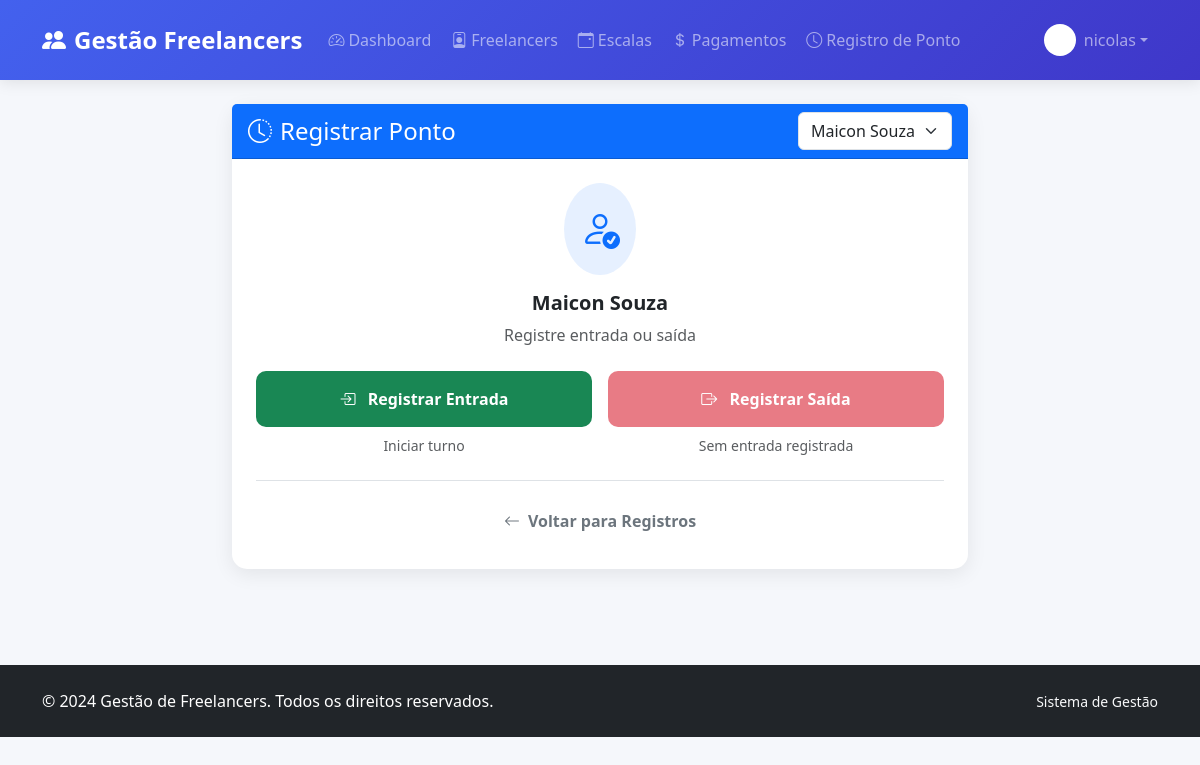
Before: /pontos/1/registrar/ (signed in) with the older database file.
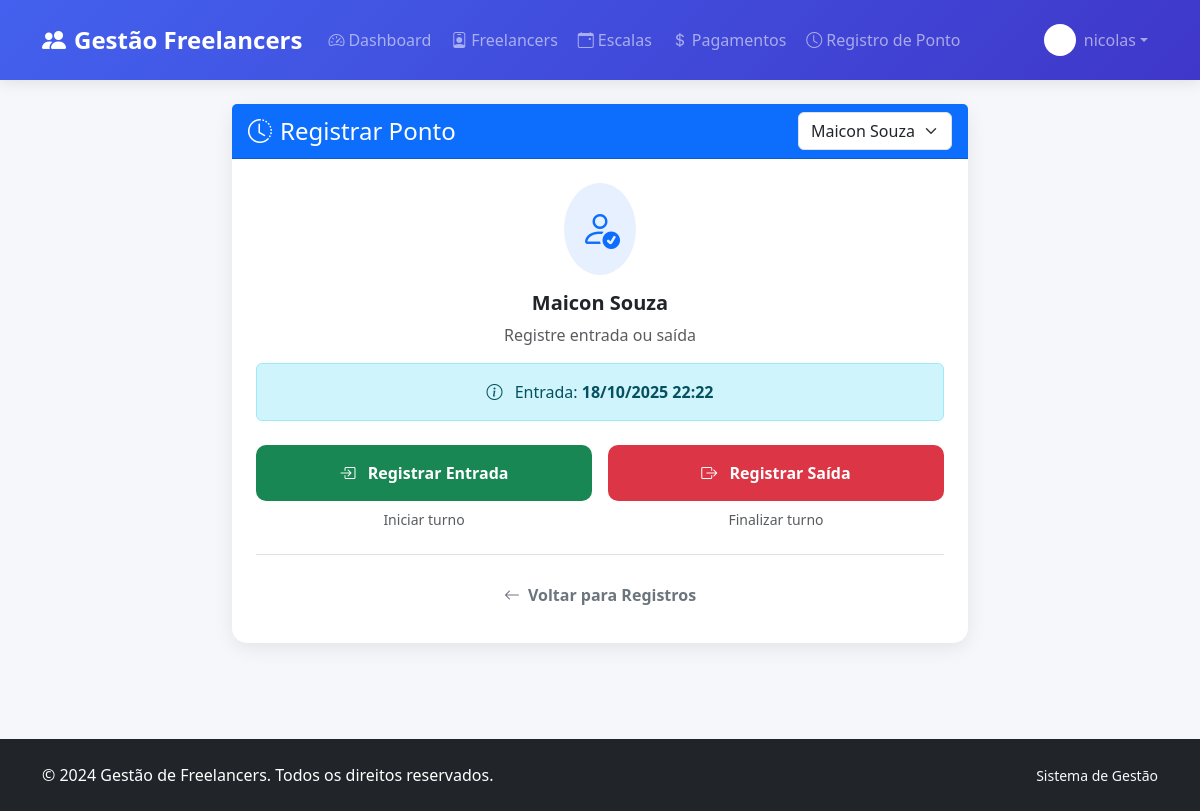
After: the same page with the newer database file.
### registroDePontos/models.py (models this page shows, shortened)
class RegistroDePonto(models.Model):
    freelancer = models.ForeignKey(Freelancer, on_delete=models.CASCADE)
    data_entrada = models.DateTimeField()
    data_saida = models.DateTimeField(null=True, blank=True)

### registroDePontos/views.py (the view, shortened to what this page needs)
# urls.py: path("<int:freelancer_id>/registrar/", views.registrar_ponto, name="registrar_ponto"),
@login_required
def registrar_ponto(request, freelancer_id):
    todos_freelancers = Freelancer.objects.all()
    freelancer = get_object_or_404(Freelancer, id=freelancer_id)
    if request.method == "POST" and 'freelancer' in request.POST:
        novo_freelancer_id = request.POST.get("freelancer")
        if novo_freelancer_id and novo_freelancer_id != str(freelancer.id):
            return redirect("registrar_ponto", freelancer_id=novo_freelancer_id)
    registro_andamento = RegistroDePonto.objects.filter(
        freelancer=freelancer,
        data_saida__isnull=True
    ).last()
    return render(request, "pontos/registrar_ponto.html", {
        "freelancer": freelancer,
        "todos_freelancers": todos_freelancers,
        "registro_andamento": registro_andamento
    })

### registroDePontos/templates/pontos/registrar_ponto.html (shortened to what this page needs)
{% extends 'base.html' %}
{% block content %}
<div class="row justify-content-center">
    <div class="col-md-8">
        <div class="card card-custom">
            <div class="card-header bg-primary text-white d-flex justify-content-between align-items-center">
                <h4 class="card-title mb-0">
                    <i class="bi bi-clock-history me-2"></i>Registrar Ponto
                </h4>
                <form method="POST" class="d-flex align-items-center gap-2">
                    <select name="freelancer" class="form-select" onchange="this.form.submit()">
                        {% for f in todos_freelancers %}
                        <option value="{{ f.id }}" {% if f.id == freelancer.id %}selected{% endif %}>
                            {{ f.nome }}
                        </option>
                        {% endfor %}
                    </select>
                </form>
            </div>
            <div class="card-body p-4">
                <div class="text-center mb-4">
                    <div class="bg-primary bg-opacity-10 rounded-circle d-inline-flex p-3 mb-3">
                        <i class="bi bi-person-check text-primary fs-1"></i>
                    </div>
                    <h5 class="fw-bold">{{ freelancer.nome }}</h5>
                    <p class="text-muted">Registre entrada ou saída</p>
                    {% if registro_andamento %}
                    <div class="alert alert-info">
                        <i class="bi bi-info-circle me-2"></i>
                        Entrada: <strong>{{ registro_andamento.data_entrada|date:"d/m/Y H:i" }}</strong>
                    </div>
                    {% endif %}
                </div>
                <form method="POST" class="text-center">
                    <div class="row g-3">
                        <div class="col-md-6">
                            <button type="submit" name="acao" value="entrada"
                                    class="btn btn-success btn-custom w-100 py-3">
                                <i class="bi bi-box-arrow-in-right me-2"></i>
                                Registrar Entrada
                            </button>
                            <small class="text-muted mt-2 d-block">Iniciar turno</small>
                        </div>
                        <div class="col-md-6">
                            <button type="submit" name="acao" value="saida"
                                    class="btn btn-danger btn-custom w-100 py-3"
                                    {% if not registro_andamento %}disabled{% endif %}>
                                <i class="bi bi-box-arrow-right me-2"></i>
                                Registrar Saída
                            </button>
                            <small class="text-muted mt-2 d-block">
                                {% if registro_andamento %}Finalizar turno{% else %}Sem entrada registrada{% endif %}
                            </small>
                        </div>
                    </div>
                    <div class="mt-4 pt-3 border-top">
                        <a href="{% url 'listar_pontos' freelancer.id %}" class="btn btn-outline-secondary btn-custom">
                            <i class="bi bi-arrow-left me-2"></i>Voltar para Registros
                        </a>
                    </div>
                </form>
            </div>
        </div>
    </div>
</div>
{% endblock %}

Changed rows visible on the page:
added RegistroDePonto: data_entrada "18/10/2025 22:22"
Other visible differences:
text no longer shown: "Sem entrada registrada"
text now shown: "Entrada: Finalizar turno"
